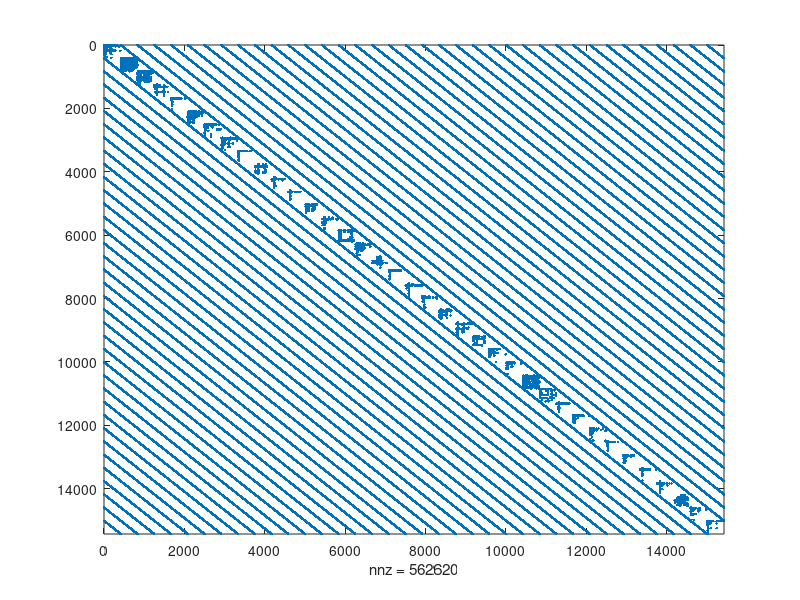

Write MATLAB code to recreate this figure. (Note: this script raises an error after producing the figure.)
% Description: computes approximations to the top 10 joint centralities of
% total communicability (TC), subgraph centrality (SC), Katz centrality
% (KC), and resolvend-based subgraph centrality (SCres) of the European 
% airlines multiplex network [1,2]. TC and KC are approximated with Krylov 
% subspace methods and for SC and SCres we choose the upper Gauss--Radau 
% bound as approximation. The top 10 node-layer pairs of all measures are 
% returned alongside the airport and airline names corresponding to the 
% involved node-layer pair IDs. The results of KC are displayed and 
% compared with degree and eigenvector centrality [2,3] in [4, Fig. 3].
%  
% [1] Cardillo, A., Gómez-Gardenes, J., Zanin, M., Romance, M., Papo, D.,
% Del Pozo, F. & Boccaletti, S. (2013) Emergence of network features from 
% multiplexity. Sci. Rep., 3(1), 1-6.
% [2] Taylor, D. (2021) Code Release: Supracentrality. Available at 
% https://github.com/taylordr/Supracentrality.
% [3] Taylor, D., Porter, M. A. & Mucha, P. J. (2021) Tunable eigenvector-
% based centralities for multiplex and temporal networks. Multiscale Model.
% Simul., 19(1), 113-147.
% [4] Bergermann, K. & Stoll, M. (2021) Fast computation of matrix 
% function-based centrality measures for layer-coupled multiplex networks. 
% https://arxiv.org/abs/2104.14368v3
% 
% Kai Bergermann, 2021

%% load subroutines
addpath('../subroutines')
addpath('../subroutines/funm_kryl')

%% load intra-layer adjacency matrices as well as node and layer IDs
load data/multiplex_airlines_GC.mat
load data/multiplex_airlines_layer_ids.mat
load data/multiplex_airlines_airport_names_coords.mat

% extract network size
n=net.N;
L=net.T;
nL=n*L;

%% choose inter-layer coupling
interlayer_type=1;
switch interlayer_type
    case 1 % all-to-all (self-edges excluded)
        interlayer_adjacency_matrix = sparse(ones(L)-eye(L));
    case 2 % all-to-all including self-edges
        interlayer_adjacency_matrix = ones(L); 
    case 3 % temporal (uni-directional [forward])
        interlayer_adjacency_matrix = spdiags([zeros(L,1),ones(L,1)],0:1,L,L); 
end

%% assemble supra-adjacency matrix
A_intra = spalloc(nL,nL,nL);
for t=1:L
  ids = (t-1)*n + (1:n);
  A_intra(ids,ids) = net.A{t}; %intra-layer block matrix
end

omegas = 10^(0);

A = A_intra + omegas(1) * kron(interlayer_adjacency_matrix,speye(n));

% spy plot of supra-adjacency matrix
figure(1)
spy(A)

%% estimating the extremal eigevalues via an initial lanczos procedure
beta=1e-02;

% set funm_kryl parameters
param.function = @(A) expm(beta*A);        % other choices: 'expBA', 'expCF', ...
param.restart_length = 10;
param.max_restarts = 50;
param.hermitian = 1;          % set 0 if A is not Hermitian
param.V_full = 0;             % set 1 if you need Krylov basis
param.H_full = 1;             % if using rational functions you can set this 0
param.exact = [];          % if not known set to []
param.bound = 1;              % returns upper and lower bounds (after some cycles)
param.stopping_accuracy = 1e-16;  % stopping accuracy
param.inner_product = @inner_product;
param.thick = [];             % thick-restart function  
param.min_decay = 0.95;       % we desire linear error reduction of rate < .95 
param.waitbar = 0;            % show waitbar 
param.reorth_number = 0;      % #reorthogonalizations
param = param_init(param);    % check and correct param structure

[~,out] = funm_kryl(A,ones(nL,1),param);
lambda=eig(out.H_full);

lambda_min=min(lambda);
lambda_max=max(lambda);

%% compute joint centralities of TC, SC, KC, nad SCres
% set parameters alpha and beta
alpha=0.5/lambda_max;
beta=0.5/lambda_max;

% set the number of Lanczos iterations for Gauss quadrature
maxit=5;

%% compute TC using funm_kryl
tic
param.function = @(A) expm(beta*A);
param.restart_length = 5;
[TC,out_TC] = funm_kryl(A,ones(nL,1),param);
toc

%% compute KC using funm_kryl
param.function = @(A) (eye(size(A))-alpha*A)\eye(size(A));
tic
[KC,out_KC] = funm_kryl(A,ones(nL,1),param);
toc

%% compute SC and SCres
lower_gauss_subgraph=zeros(nL,1);
lower_gauss_radau_subgraph=zeros(nL,1);
upper_gauss_radau_subgraph=zeros(nL,1);
upper_gauss_lobatto_subgraph=zeros(nL,1);
lower_gauss_resolvent=zeros(nL,1);
lower_gauss_radau_resolvent=zeros(nL,1);
upper_gauss_radau_resolvent=zeros(nL,1);
upper_gauss_lobatto_resolvent=zeros(nL,1);

bar=waitbar(0,'Looping over nodes');
tic
% loop over unit vectors
for i=1:nL
    % set unit vectors as starting vectors
    ei=zeros(nL,1); ei(i)=1;
    % Lanczos tridiagonalization
    T_jp1=lanczos_tridiag(A,ei,maxit);
    
    % Compute lower and upper bounds on e_i^T*exp(beta*A)*e_i
    lower_gauss_subgraph(i)=gauss_subgraph(T_jp1,beta);
    lower_gauss_radau_subgraph(i)=gauss_radau_subgraph(T_jp1,beta,lambda_min);
    upper_gauss_radau_subgraph(i)=gauss_radau_subgraph(T_jp1,beta,lambda_max);
    upper_gauss_lobatto_subgraph(i)=gauss_lobatto_subgraph(T_jp1,beta,lambda_min,lambda_max);
    
    % Compute lower and upper bounds on e_i^T*inv(I-alpha*A)*e_i
    lower_gauss_resolvent(i)=gauss_resolvent(T_jp1,alpha);
    lower_gauss_radau_resolvent(i)=gauss_radau_resolvent(T_jp1,alpha,lambda_min);
    upper_gauss_radau_resolvent(i)=gauss_radau_resolvent(T_jp1,alpha,lambda_max);
    upper_gauss_lobatto_resolvent(i)=gauss_lobatto_resolvent(T_jp1,alpha,lambda_min,lambda_max);

    waitbar(i/nL,bar);
end
close(bar)
toc

% choose upper Gauss--Radau bound as approximation
SC=upper_gauss_radau_subgraph;
SCres=upper_gauss_radau_resolvent;

%% top 10 joint centrality rankings
[TC_sorted,TC_ind]=sort(TC,'descend');
TC_ranking=[mod(TC_ind(1:10),n),ceil(TC_ind(1:10)/n),TC(TC_ind(1:10))];

[SC_sorted,SC_ind]=sort(SC,'descend');
SC_ranking=[mod(SC_ind(1:10),n),ceil(SC_ind(1:10)/n),SC(SC_ind(1:10))];

[KC_sorted,KC_ind]=sort(KC,'descend');
KC_ranking=[mod(KC_ind(1:10),n),ceil(KC_ind(1:10)/n),KC(KC_ind(1:10))];

[SCres_sorted,SCres_ind]=sort(SCres,'descend');
SCres_ranking=[mod(SCres_ind(1:10),n),ceil(SCres_ind(1:10)/n),SCres(SCres_ind(1:10))];

%% print top 10 joint centrality rankings
fprintf('Top 10 joint centralities:\n')
fprintf('|         TC         |        SC          |         KC         |       SCres        |\n')
fprintf('|-----------------------------------------------------------------------------------|\n')
for i=1:10
    fprintf('|  (%3d,%2d)  %.4f  |  ',int16(TC_ranking(i,1)),int8(TC_ranking(i,2)),TC_ranking(i,3))
    fprintf('(%3d,%2d)  %.4f  |  ',int16(SC_ranking(i,1)),int8(SC_ranking(i,2)),SC_ranking(i,3))
    fprintf('(%3d,%2d)  %.4f  |  ',int16(KC_ranking(i,1)),int8(KC_ranking(i,2)),KC_ranking(i,3))
    fprintf('(%3d,%2d)  %.4f  |\n',int16(SCres_ranking(i,1)),int8(SCres_ranking(i,2)),SCres_ranking(i,3))
end

%% get airport and airline name corresponding to IDs in table
layer_id_list=ceil(KC_ind(1:10)/n); layer_id_list(end+1)=10;
node_id_list=mod(KC_ind(1:10),n); node_id_list(end+1)=83;
names{1,:}=airport_names(node_id_list);
names{2,:}=layer_ids(layer_id_list)';
[num2cell(node_id_list),num2cell(layer_id_list),names{1,:},names{2,:}]
